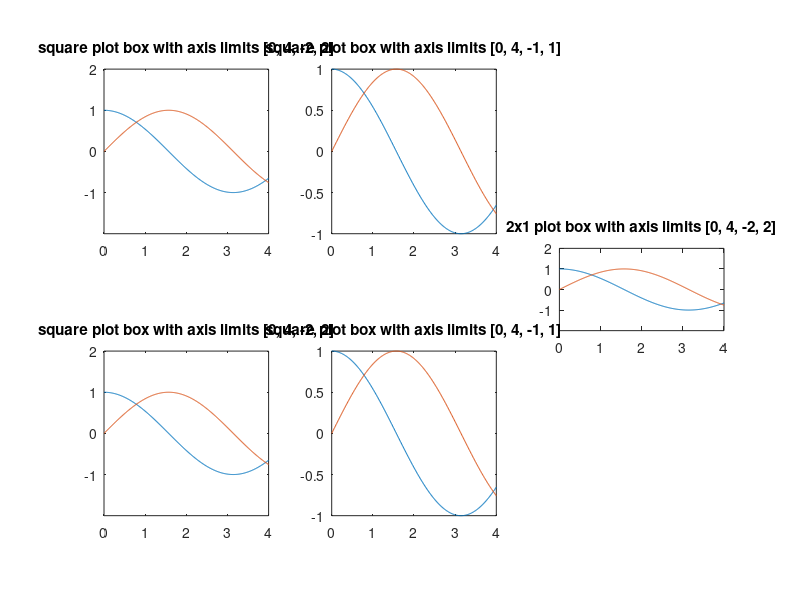

Recreate this plot in MATLAB.
clear all; close all; clc;
h=figure('Position',[1 21 1366 670], ...
'Name','daspect Command Demostrations');
subplot(2,3,1) 
 x = 0:0.01:4;
 plot (x,cos(x), x,sin(x));
 axis square;
 daspect ([1 1 1]);
 title ("square plot box with axis limits [0, 4, -2, 2]");
subplot(2,3,2) 
 x = 0:0.01:4;
 plot (x,cos (x), x,sin (x));
 axis ([0 4 -1 1]);
 daspect ([2 1 1]);
 title ("square plot box with axis limits [0, 4, -1, 1]");
subplot(2,3,[3 6]) 
 x = 0:0.01:4;
 plot (x,cos(x), x,sin(x));
 daspect ([1 2 1]);
 pbaspect ([2 1 1]);
 title ("2x1 plot box with axis limits [0, 4, -2, 2]");
subplot(2,3,4) 
 x = 0:0.01:4;
 plot (x,cos(x), x, sin(x));
 axis square;
 set (gca, "activepositionproperty", "position");
 daspect ([1 1 1]);
 title ("square plot box with axis limits [0, 4, -2, 2]");
subplot(2,3,5) 
 x = 0:0.01:4;
 plot (x,cos(x), x,sin(x));
 axis ([0 4 -1 1]);
 set (gca, "activepositionproperty", "position");
 daspect ([2 1 1]);
 title ("square plot box with axis limits [0, 4, -1, 1]");
